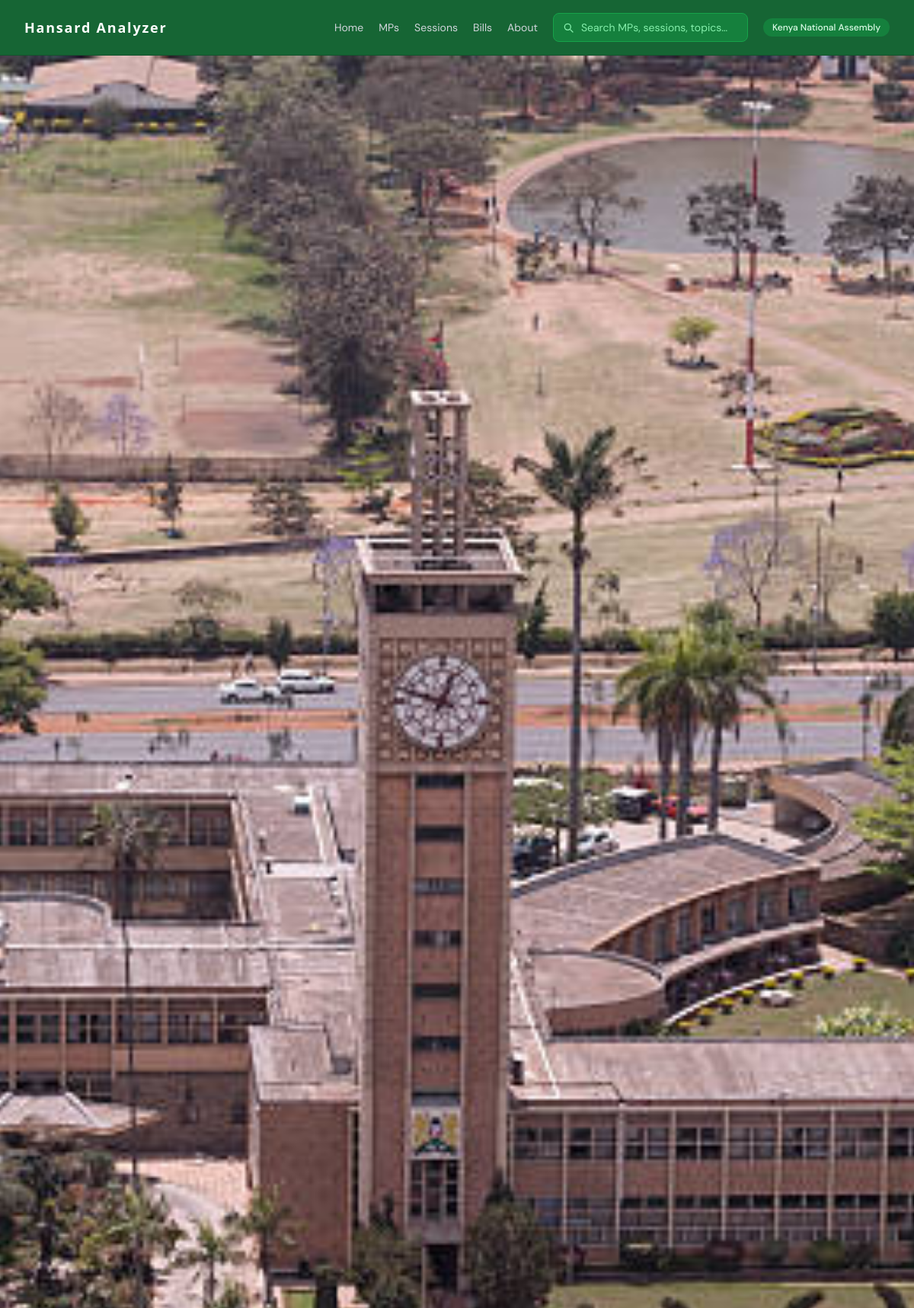
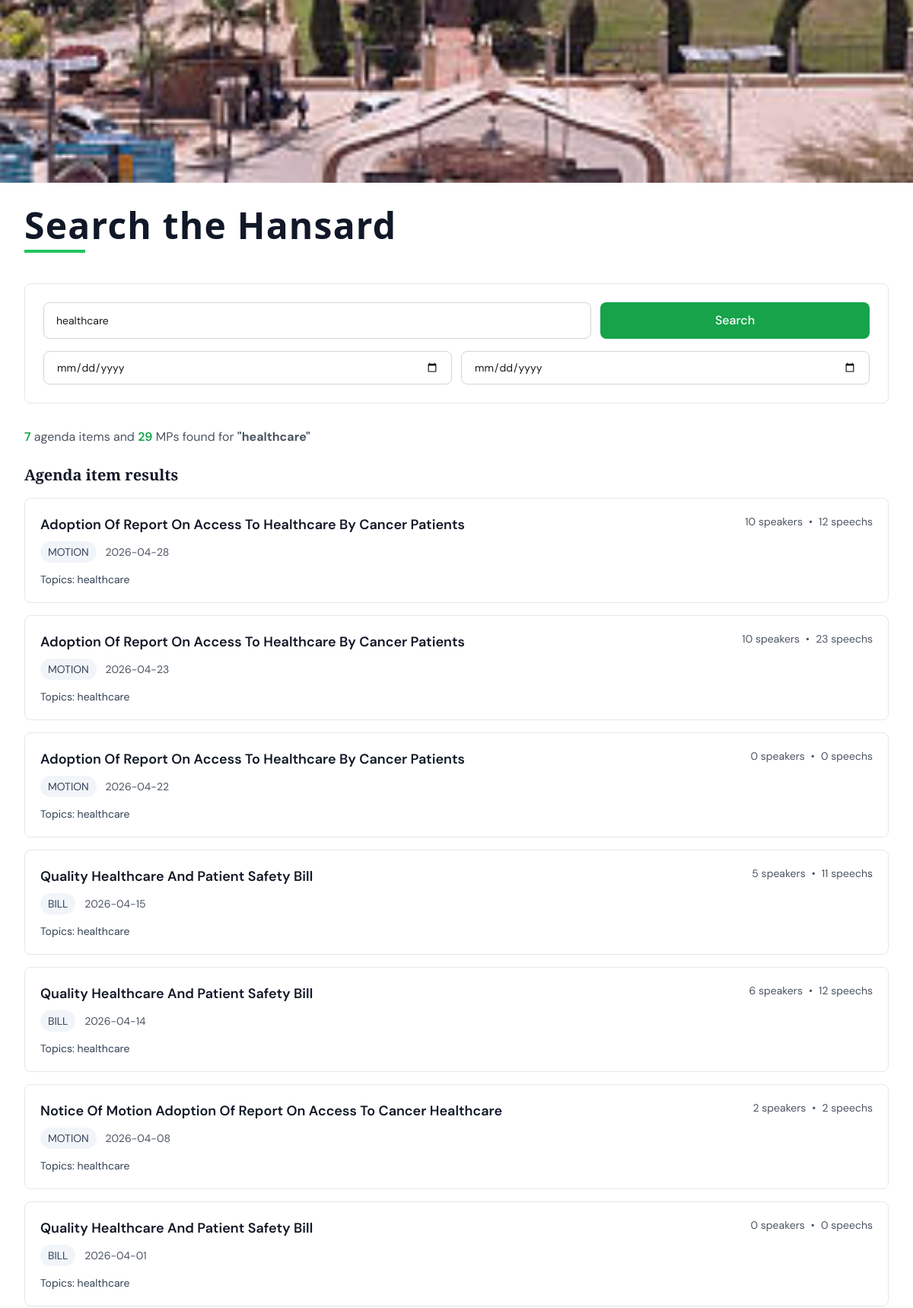
Screenshot of /search/?q=healthcare (upper part) with the database file from the repository (2 pictures, top to bottom).
### tables this page shows
CREATE TABLE agenda_items (
    id           INTEGER PRIMARY KEY AUTOINCREMENT,
    session_id   INTEGER NOT NULL REFERENCES sessions(id),
    title        TEXT NOT NULL,
    type         TEXT NOT NULL,
    sequence     INTEGER,
    raw_heading  TEXT,
    created_at   TEXT
);

### routes/search.py (the view)
@search_bp.route("/")
def search():
    query     = request.args.get("q", "").strip()
    item_type = request.args.get("type", "").strip() or None
    from_date = request.args.get("from_date", "").strip() or None
    to_date   = request.args.get("to_date", "").strip() or None
    agenda_results = []
    mp_results = []
    if query:
        conn = get_connection()
        agenda_results = search_agenda_items(conn, query, from_date, to_date, item_type)
        mp_results = search_mp_participation(conn, query)
        conn.close()
    return render_template(
        "search.html",
        query=query,
        agenda_results=agenda_results,
        mp_results=mp_results,
        item_type=item_type or "",
        from_date=from_date or "",
        to_date=to_date or "",
    )

### analyzer/database/queries.py (called while the page is built)
def search_mp_participation(
    conn: sqlite3.Connection,
    keyword: str,
) -> list[dict]:
    cursor = conn.cursor()
    cursor.execute(
        """
        SELECT DISTINCT
            m.id,
            m.name,
            m.constituency,
            m.party,
            COUNT(sp.id) AS speech_count,
            GROUP_CONCAT(DISTINCT ai.title) AS agenda_items
        FROM speeches sp
        JOIN members m ON sp.member_id = m.id
        JOIN agenda_items ai ON sp.agenda_item_id = ai.id
        WHERE ai.title LIKE ?
        GROUP BY m.id
        ORDER BY speech_count DESC
        """,
        (f"%{keyword}%",),
    )
    columns = [d[0] for d in cursor.description]
    return [dict(zip(columns, row)) for row in cursor.fetchall()]

### analyzer/database/seed.py (called while the page is built)
def get_connection(db_path: Path = DB_PATH) -> sqlite3.Connection:
    conn = sqlite3.connect(db_path)
    conn.execute("PRAGMA foreign_keys = ON")
    return conn

### templates/search.html (shortened to what this page needs)
{% extends "base.html" %}
{% block full_width %}
<div class="w-full h-[23vh] overflow-hidden">
    <img src="/static/images/about_hero.png" alt="Hansard Analyzer" class="w-full h-full object-cover">
</div>
{% endblock %}
{% block content %}
<div class="mb-10">
    <h1 class="font-sans text-4xl sm:text-5xl font-black text-gray-900 tracking-wide mb-2">Search the Hansard</h1>
    <div class="h-1 w-20 bg-green-500 mb-4"></div>
</div>
<div class="mb-8 border border-gray-200 rounded-lg p-6 bg-white">
    <form action="{{ url_for('search.search') }}" method="get" class="space-y-4">
        <div class="grid grid-cols-1 md:grid-cols-3 gap-3">
            <input
                type="text"
                name="q"
                class="md:col-span-2 px-4 py-3 rounded-lg border border-gray-300 text-sm focus:ring-2 focus:ring-green-100 focus:border-green-500 outline-none transition-all"
                placeholder="Search speeches, MPs, topics…"
                value="{{ query }}"
                autofocus
            />
            <button type="submit" class="bg-green-600 hover:bg-green-700 text-white font-medium py-3 rounded-lg transition-colors flex items-center justify-center gap-2">
                <span>Search</span>
            </button>
        </div>
        <div class="grid grid-cols-1 sm:grid-cols-2 gap-3">
            <input type="date" name="from_date" class="px-4 py-2.5 rounded-lg border border-gray-300 text-sm focus:ring-2 focus:ring-green-100 focus:border-green-500 outline-none" value="{{ from_date }}" />
            <input type="date" name="to_date" class="px-4 py-2.5 rounded-lg border border-gray-300 text-sm focus:ring-2 focus:ring-green-100 focus:border-green-500 outline-none" value="{{ to_date }}" />
        </div>
    </form>
</div>
{% if query %}
    <div class="mb-6">
        <p class="text-gray-600">
            <strong class="text-green-600 font-semibold">{{ agenda_results|length }}</strong> agenda item{{ 's' if agenda_results|length != 1 else '' }}
            {% if mp_results %}
                and <strong class="text-green-600 font-semibold">{{ mp_results|length }}</strong> MP{{ 's' if mp_results|length != 1 else '' }}
            {% endif %}
            found for <strong>"{{ query }}"</strong>
        </p>
    </div>
    {% if agenda_results %}
    <section class="space-y-4 mb-8">
        <h2 class="text-xl font-semibold text-gray-900">Agenda item results</h2>
        <div class="grid gap-4">
            {% for item in agenda_results %}
            <article class="border border-gray-200 rounded-lg p-5 bg-white hover:shadow-lg transition-shadow">
                <div class="flex flex-col sm:flex-row sm:items-start sm:justify-between gap-4 mb-3">
                    <div>
                        <a href="{{ url_for('agenda_items.agenda_item_detail', agenda_item_id=item.id) }}" class="text-lg font-semibold text-gray-900 hover:text-green-600 transition-colors">
                            {{ item.title }}
                        </a>
                        <div class="mt-2 text-sm text-gray-600">
                            <span class="inline-flex items-center px-2.5 py-1 rounded-full bg-slate-100 text-slate-700">{{ item.type }}</span>
                            <span class="ml-2">{{ item.date }}</span>
                        </div>
                    </div>
                    <div class="flex items-center gap-2 text-sm text-gray-600">
                        <span>{{ item.speaker_count }} speaker{{ 's' if item.speaker_count != 1 else '' }}</span>
                        <span class="hidden sm:inline">•</span>
                        <span>{{ item.speech_count }} speech{{ 's' if item.speech_count != 1 else '' }}</span>
                    </div>
                </div>
                {% if item.topics %}
                <div class="mt-2 text-sm text-slate-700">
                    Topics: {{ item.topics }}
                </div>
                {% endif %}
            </article>
            {% endfor %}
        </div>
    </section>
    {% endif %}
{% endif %}
{% endblock %}

### templates/base.html (style rules this page uses)
body { font-family: 'DM Sans', sans-serif; }
h1, h2, h3, h4, h5, h6 { font-family: 'Spectral', serif; }

### rows the page displays
agenda_items: title "Adoption Of Report On Access To Healthcare By Cancer Patients", type "MOTION", date "2026-04-28", speaker_count "10", speaker_count "s", speech_count "12", speech_count "s", topics "healthcare"
agenda_items: title "Adoption Of Report On Access To Healthcare By Cancer Patients", type "MOTION", date "2026-04-23", speaker_count "10", speaker_count "s", speech_count "23", speech_count "s", topics "healthcare"
agenda_items: title "Adoption Of Report On Access To Healthcare By Cancer Patients", type "MOTION", date "2026-04-22", speaker_count "0", speaker_count "s", speech_count "0", speech_count "s", topics "healthcare"
agenda_items: title "Quality Healthcare And Patient Safety Bill", type "BILL", date "2026-04-15", speaker_count "5", speaker_count "s", speech_count "11", speech_count "s", topics "healthcare"
agenda_items: title "Quality Healthcare And Patient Safety Bill", type "BILL", date "2026-04-14", speaker_count "6", speaker_count "s", speech_count "12", speech_count "s", topics "healthcare"
agenda_items: title "Notice Of Motion Adoption Of Report On Access To Cancer Healthcare", type "MOTION", date "2026-04-08", speaker_count "2", speaker_count "s", speech_count "2", speech_count "s", topics "healthcare"
agenda_items: title "Quality Healthcare And Patient Safety Bill", type "BILL", date "2026-04-01", speaker_count "0", speaker_count "s", speech_count "0", speech_count "s", topics "healthcare"

### other values shown
{{ agenda_results|length }} "7"
{{ 's' if agenda_results|length != 1 else '' }} "s"
{{ mp_results|length }} "29"
{{ 's' if mp_results|length != 1 else '' }} "s"
{{ query }} "healthcare"
